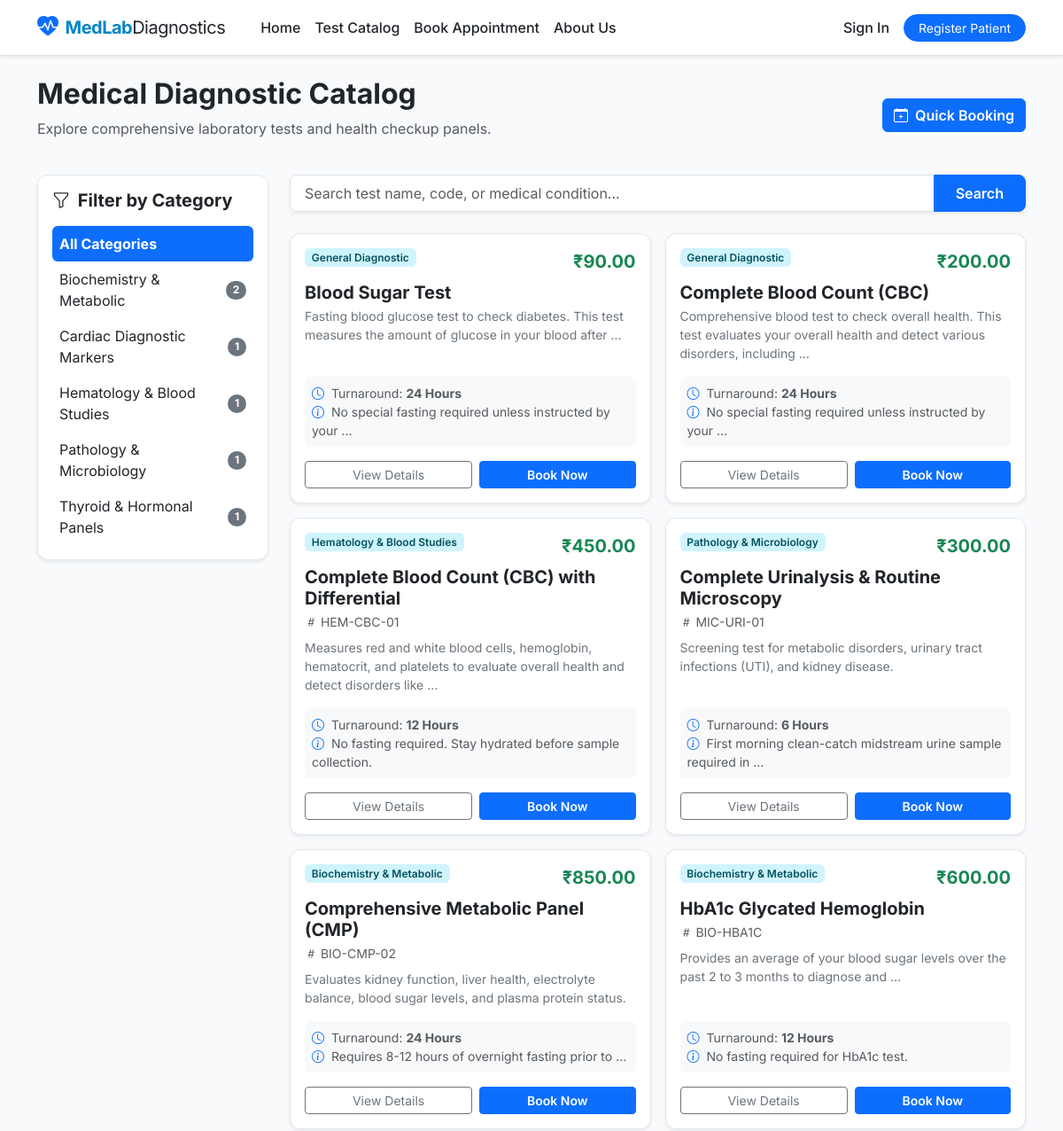
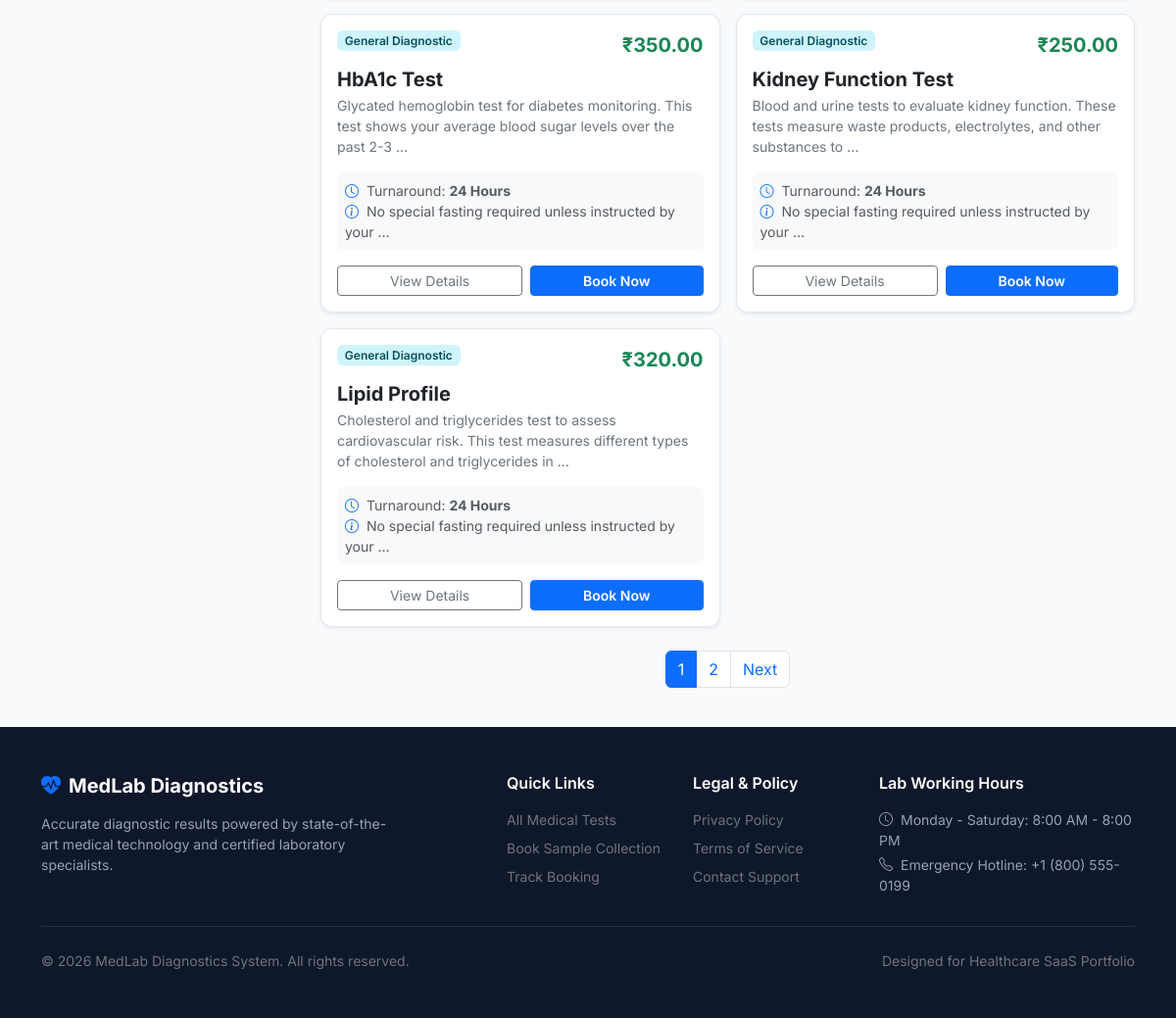
The page /tests/ on the database its author committed (2 pictures, top to bottom).
### booking/models.py (models this page shows, shortened)
class Category(models.Model):
    name = models.CharField(max_length=100, unique=True, help_text='Name of the test category')
    slug = models.SlugField(max_length=100, unique=True, help_text='URL-friendly identifier')
    description = models.TextField(blank=True, help_text='Category description and scope')
    icon = models.CharField(
        max_length=50,
        default='bi-journal-medical',
        help_text='Bootstrap icon class name (e.g., bi-droplet-half)'
    )
    created_at = models.DateTimeField(auto_now_add=True)
    class Meta:
        ordering = ['name']
        verbose_name = 'Test Category'
        verbose_name_plural = 'Test Categories'

class Test(models.Model):
    category = models.ForeignKey(
        Category,
        on_delete=models.SET_NULL,
        null=True,
        blank=True,
        related_name='tests',
        help_text='Category of the test'
    )
    test_name = models.CharField(
        max_length=100,
        unique=True,
        help_text='Name of the medical test'
    )
    code = models.CharField(
        max_length=20,
        unique=True,
        null=True,
        blank=True,
        help_text='Unique test code (e.g. CBC-01)'
    )
    description = models.TextField(help_text='Detailed description of the test and what it diagnoses')
    preparation_instructions = models.TextField(
        blank=True,
        default='No special fasting required unless instructed by your physician.',
        help_text='Patient preparation guidelines (e.g. Fasting 8-10 hours)'
    )
    price = models.DecimalField(
        max_digits=10,
        decimal_places=2,
        validators=[MinValueValidator(0.01)],
        help_text='Price of the test'
    )
    turnaround_time = models.CharField(
        max_length=50,
        default='24 Hours',
        help_text='Estimated time to deliver results (e.g. 12 Hours, 2 Days)'
    )
    duration_hours = models.IntegerField(
        default=1,
        validators=[MinValueValidator(1), MaxValueValidator(24)],
        help_text='Expected duration of the sample collection procedure in hours'
    )
    is_active = models.BooleanField(
        default=True,
        help_text='Whether this test is currently available for booking'
    )
    created_at = models.DateTimeField(auto_now_add=True)
    updated_at = models.DateTimeField(auto_now=True)
    class Meta:
        ordering = ['test_name']
        verbose_name = 'Medical Test'
        verbose_name_plural = 'Medical Tests'
        indexes = [
            models.Index(fields=['is_active', 'test_name']),
        ]

### booking/views.py (the view)
# urls.py: path('tests/', views.test_catalog, name='test_catalog'),
def test_catalog(request):
    tests = Test.objects.filter(is_active=True).select_related('category')
    categories = Category.objects.all()
    category_slug = request.GET.get('category')
    search_query = request.GET.get('q')
    if category_slug:
        tests = tests.filter(category__slug=category_slug)
    if search_query:
        tests = tests.filter(
            Q(test_name__icontains=search_query) |
            Q(description__icontains=search_query) |
            Q(code__icontains=search_query)
        )
    paginator = Paginator(tests.order_by('test_name'), 9)
    page_number = request.GET.get('page')
    page_obj = paginator.get_page(page_number)
    context = {
        'page_obj': page_obj,
        'categories': categories,
        'selected_category': category_slug,
        'search_query': search_query,
        'page_title': 'Test Catalog & Diagnostic Services',
    }
    return render(request, 'booking/test_catalog.html', context)

### booking/templates/booking/test_catalog.html (shortened to what this page needs)
{% extends "booking/base.html" %}
{% block content %}
<div class="container py-4">
    <div class="row mb-4">
        <div class="col-md-8">
            <h2 class="fw-bold text-dark">Medical Diagnostic Catalog</h2>
            <p class="text-muted">Explore comprehensive laboratory tests and health checkup panels.</p>
        </div>
        <div class="col-md-4 text-md-end align-self-center">
            <a href="{% url 'booking:book_test' %}" class="btn btn-primary fw-semibold">
                <i class="bi bi-calendar-plus me-1"></i> Quick Booking
            </a>
        </div>
    </div>
    <div class="row g-4">
        <div class="col-lg-3">
            <div class="card card-custom p-3 mb-4 shadow-sm">
                <h5 class="fw-bold mb-3 text-dark"><i class="bi bi-funnel me-1"></i> Filter by Category</h5>
                <div class="list-group list-group-flush">
                    <a href="{% url 'booking:test_catalog' %}" class="list-group-item list-group-item-action border-0 px-2 py-2 rounded {% if not selected_category %}active fw-bold{% endif %}">
                        All Categories
                    </a>
                    {% for cat in categories %}
                    <a href="{% url 'booking:test_catalog' %}?category={{ cat.slug }}" class="list-group-item list-group-item-action border-0 px-2 py-2 rounded d-flex justify-content-between align-items-center {% if selected_category == cat.slug %}active fw-bold{% endif %}">
                        <span>{{ cat.name }}</span>
                        <span class="badge bg-secondary rounded-pill small">{{ cat.tests.count }}</span>
                    </a>
                    {% endfor %}
                </div>
            </div>
        </div>
        <div class="col-lg-9">
            <form action="{% url 'booking:test_catalog' %}" method="get" class="mb-4">
                <div class="input-group input-group-lg shadow-sm">
                    <input type="text" name="q" value="{{ search_query|default:'' }}" class="form-control fs-6" placeholder="Search test name, code, or medical condition...">
                    <button type="submit" class="btn btn-primary px-4 fs-6 fw-semibold">Search</button>
                </div>
            </form>
            <div class="row g-3">
                {% for test in page_obj %}
                <div class="col-md-6">
                    <div class="card card-custom h-100 shadow-sm">
                        <div class="card-body d-flex flex-column">
                            <div class="d-flex justify-content-between align-items-start mb-2">
                                <span class="badge bg-info-subtle text-info-emphasis fw-semibold">
                                    {{ test.category.name|default:"General Diagnostic" }}
                                </span>
                                <span class="fw-bold text-success fs-5">₹{{ test.price }}</span>
                            </div>
                            <h5 class="fw-bold text-dark mb-1">{{ test.test_name }}</h5>
                            {% if test.code %}
                            <p class="small text-muted mb-2"><i class="bi bi-hash"></i> {{ test.code }}</p>
                            {% endif %}
                            <p class="small text-secondary flex-grow-1">{{ test.description|truncatewords:18 }}</p>
                            <div class="bg-light p-2 rounded mb-3 small text-muted">
                                <div><i class="bi bi-clock me-1 text-primary"></i> Turnaround: <strong>{{ test.turnaround_time }}</strong></div>
                                <div><i class="bi bi-info-circle me-1 text-primary"></i> {{ test.preparation_instructions|truncatewords:8 }}</div>
                            </div>
                            <div class="d-flex gap-2">
                                <a href="{% url 'booking:test_detail' test.id %}" class="btn btn-outline-secondary btn-sm flex-fill">View Details</a>
                                <a href="{% url 'booking:book_specific_test' test.id %}" class="btn btn-primary btn-sm flex-fill fw-semibold">Book Now</a>
                            </div>
                        </div>
                    </div>
                </div>
                {% endfor %}
            </div>
            {% if page_obj.has_other_pages %}
            <nav class="mt-4">
                <ul class="pagination justify-content-center">
                    {% for i in page_obj.paginator.page_range %}
                    <li class="page-item {% if page_obj.number == i %}active{% endif %}">
                        <a class="page-link" href="?page={{ i }}{% if selected_category %}&category={{ selected_category }}{% endif %}{% if search_query %}&q={{ search_query }}{% endif %}">{{ i }}</a>
                    </li>
                    {% endfor %}
                    {% if page_obj.has_next %}
                    <li class="page-item"><a class="page-link" href="?page={{ page_obj.next_page_number }}">Next</a></li>
                    {% endif %}
                </ul>
            </nav>
            {% endif %}
        </div>
    </div>
</div>
{% endblock %}

### booking/templates/booking/base.html (style rules this page uses)
body { font-family: 'Inter', -apple-system, BlinkMacSystemFont, "Segoe UI", Roboto, sans-serif; background-color: #f8fafc; color: #1e293b; display: flex; flex-direction: column; min-height: 100vh; }
.card-custom { border: 1px solid #e2e8f0; border-radius: 0.75rem; transition: transform 0.2s ease, box-shadow 0.2s ease; }

### rows shown on the page
Category: name "Biochemistry & Metabolic", tests.count "2"
Category: name "Cardiac Diagnostic Markers", tests.count "1"
Category: name "Hematology & Blood Studies", tests.count "1"
Category: name "Pathology & Microbiology", tests.count "1"
Category: name "Thyroid & Hormonal Panels", tests.count "1"
Test: category.name "General Diagnostic", price "90.00", test_name "Blood Sugar Test", description "Fasting blood glucose test to check diabetes. This test measures the amount of glucose in your blood after …", turnaround_time "24 Hours", preparation_instructions "No special fasting required unless instructed by your …"
Test: category.name "General Diagnostic", price "200.00", test_name "Complete Blood Count (CBC)", description "Comprehensive blood test to check overall health. This test evaluates your overall health and detect various disorders, including …", turnaround_time "24 Hours", preparation_instructions "No special fasting required unless instructed by your …"
Test: category.name "Hematology & Blood Studies", price "450.00", test_name "Complete Blood Count (CBC) with Differential", code "HEM-CBC-01", description "Measures red and white blood cells, hemoglobin, hematocrit, and platelets to evaluate overall health and detect disorders like …", turnaround_time "12 Hours", preparation_instructions "No fasting required. Stay hydrated before sample collection."
Test: category.name "Pathology & Microbiology", price "300.00", test_name "Complete Urinalysis & Routine Microscopy", code "MIC-URI-01", description "Screening test for metabolic disorders, urinary tract infections (UTI), and kidney disease.", turnaround_time "6 Hours", preparation_instructions "First morning clean-catch midstream urine sample required in …"
Test: category.name "Biochemistry & Metabolic", price "850.00", test_name "Comprehensive Metabolic Panel (CMP)", code "BIO-CMP-02", description "Evaluates kidney function, liver health, electrolyte balance, blood sugar levels, and plasma protein status.", turnaround_time "24 Hours", preparation_instructions "Requires 8-12 hours of overnight fasting prior to …"
Test: category.name "Biochemistry & Metabolic", price "600.00", test_name "HbA1c Glycated Hemoglobin", code "BIO-HBA1C", description "Provides an average of your blood sugar levels over the past 2 to 3 months to diagnose and …", turnaround_time "12 Hours", preparation_instructions "No fasting required for HbA1c test."
Test: category.name "General Diagnostic", price "350.00", test_name "HbA1c Test", description "Glycated hemoglobin test for diabetes monitoring. This test shows your average blood sugar levels over the past 2-3 …", turnaround_time "24 Hours", preparation_instructions "No special fasting required unless instructed by your …"
Test: category.name "General Diagnostic", price "250.00", test_name "Kidney Function Test", description "Blood and urine tests to evaluate kidney function. These tests measure waste products, electrolytes, and other substances to …", turnaround_time "24 Hours", preparation_instructions "No special fasting required unless instructed by your …"
Test: category.name "General Diagnostic", price "320.00", test_name "Lipid Profile", description "Cholesterol and triglycerides test to assess cardiovascular risk. This test measures different types of cholesterol and triglycerides in …", turnaround_time "24 Hours", preparation_instructions "No special fasting required unless instructed by your …"

### other values the page prints
{{ i }} "1" "2"
